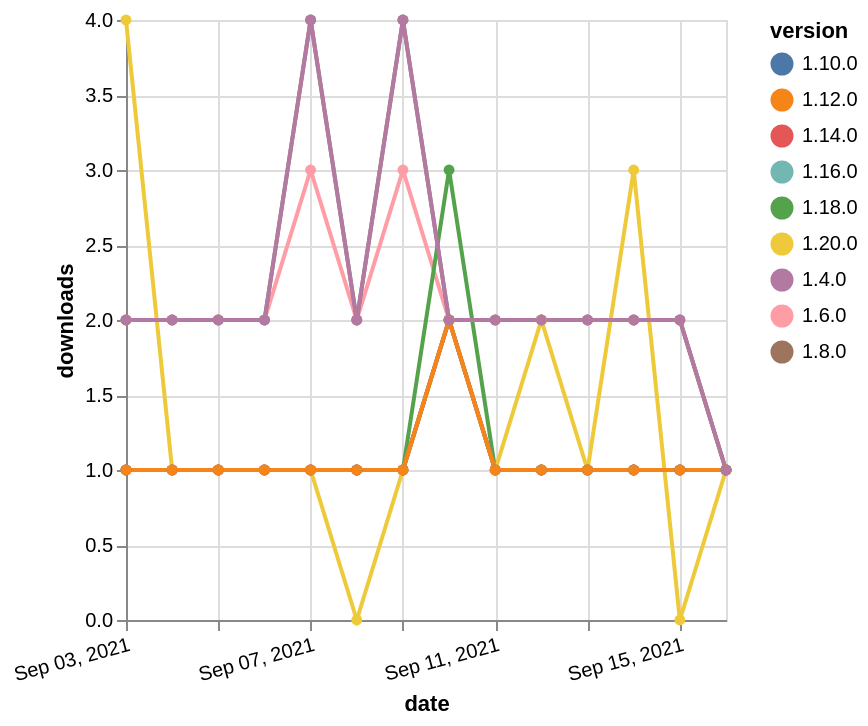

The specification (Vega-Lite) saved for this image:
### Vega-Lite specification from a JSON file in a GitHub repository (floating-point values rounded to 4 significant figures)
{"$schema": "https://vega.github.io/schema/vega-lite/v5.json", "description": "A simple bar chart with embedded data.", "data": {"values": [{"date": "2021-09-03", "total": 2574, "delta": 2, "version": "1.6.0"}, {"date": "2021-09-04", "total": 2576, "delta": 2, "version": "1.6.0"}, {"date": "2021-09-05", "total": 2578, "delta": 2, "version": "1.6.0"}, {"date": "2021-09-06", "total": 2580, "delta": 2, "version": "1.6.0"}, {"date": "2021-09-07", "total": 2583, "delta": 3, "version": "1.6.0"}, {"date": "2021-09-08", "total": 2585, "delta": 2, "version": "1.6.0"}, {"date": "2021-09-09", "total": 2588, "delta": 3, "version": "1.6.0"}, {"date": "2021-09-10", "total": 2590, "delta": 2, "version": "1.6.0"}, {"date": "2021-09-11", "total": 2592, "delta": 2, "version": "1.6.0"}, {"date": "2021-09-12", "total": 2594, "delta": 2, "version": "1.6.0"}, {"date": "2021-09-13", "total": 2596, "delta": 2, "version": "1.6.0"}, {"date": "2021-09-14", "total": 2598, "delta": 2, "version": "1.6.0"}, {"date": "2021-09-15", "total": 2600, "delta": 2, "version": "1.6.0"}, {"date": "2021-09-16", "total": 2601, "delta": 1, "version": "1.6.0"}, {"date": "2021-09-03", "total": 197, "delta": 1, "version": "1.18.0"}, {"date": "2021-09-04", "total": 198, "delta": 1, "version": "1.18.0"}, {"date": "2021-09-05", "total": 199, "delta": 1, "version": "1.18.0"}, {"date": "2021-09-06", "total": 200, "delta": 1, "version": "1.18.0"}, {"date": "2021-09-07", "total": 201, "delta": 1, "version": "1.18.0"}, {"date": "2021-09-08", "total": 202, "delta": 1, "version": "1.18.0"}, {"date": "2021-09-09", "total": 203, "delta": 1, "version": "1.18.0"}, {"date": "2021-09-10", "total": 206, "delta": 3, "version": "1.18.0"}, {"date": "2021-09-11", "total": 207, "delta": 1, "version": "1.18.0"}, {"date": "2021-09-12", "total": 208, "delta": 1, "version": "1.18.0"}, {"date": "2021-09-13", "total": 209, "delta": 1, "version": "1.18.0"}, {"date": "2021-09-14", "total": 210, "delta": 1, "version": "1.18.0"}, {"date": "2021-09-15", "total": 211, "delta": 1, "version": "1.18.0"}, {"date": "2021-09-16", "total": 212, "delta": 1, "version": "1.18.0"}, {"date": "2021-09-03", "total": 2482, "delta": 2, "version": "1.8.0"}, {"date": "2021-09-04", "total": 2484, "delta": 2, "version": "1.8.0"}, {"date": "2021-09-05", "total": 2486, "delta": 2, "version": "1.8.0"}, {"date": "2021-09-06", "total": 2488, "delta": 2, "version": "1.8.0"}, {"date": "2021-09-07", "total": 2492, "delta": 4, "version": "1.8.0"}, {"date": "2021-09-08", "total": 2494, "delta": 2, "version": "1.8.0"}, {"date": "2021-09-09", "total": 2498, "delta": 4, "version": "1.8.0"}, {"date": "2021-09-10", "total": 2500, "delta": 2, "version": "1.8.0"}, {"date": "2021-09-11", "total": 2502, "delta": 2, "version": "1.8.0"}, {"date": "2021-09-12", "total": 2504, "delta": 2, "version": "1.8.0"}, {"date": "2021-09-13", "total": 2506, "delta": 2, "version": "1.8.0"}, {"date": "2021-09-14", "total": 2508, "delta": 2, "version": "1.8.0"}, {"date": "2021-09-15", "total": 2510, "delta": 2, "version": "1.8.0"}, {"date": "2021-09-16", "total": 2511, "delta": 1, "version": "1.8.0"}, {"date": "2021-09-03", "total": 243, "delta": 1, "version": "1.10.0"}, {"date": "2021-09-04", "total": 244, "delta": 1, "version": "1.10.0"}, {"date": "2021-09-05", "total": 245, "delta": 1, "version": "1.10.0"}, {"date": "2021-09-06", "total": 246, "delta": 1, "version": "1.10.0"}, {"date": "2021-09-07", "total": 247, "delta": 1, "version": "1.10.0"}, {"date": "2021-09-08", "total": 248, "delta": 1, "version": "1.10.0"}, {"date": "2021-09-09", "total": 249, "delta": 1, "version": "1.10.0"}, {"date": "2021-09-10", "total": 251, "delta": 2, "version": "1.10.0"}, {"date": "2021-09-11", "total": 252, "delta": 1, "version": "1.10.0"}, {"date": "2021-09-12", "total": 253, "delta": 1, "version": "1.10.0"}, {"date": "2021-09-13", "total": 254, "delta": 1, "version": "1.10.0"}, {"date": "2021-09-14", "total": 255, "delta": 1, "version": "1.10.0"}, {"date": "2021-09-15", "total": 256, "delta": 1, "version": "1.10.0"}, {"date": "2021-09-16", "total": 257, "delta": 1, "version": "1.10.0"}, {"date": "2021-09-03", "total": 124, "delta": 4, "version": "1.20.0"}, {"date": "2021-09-04", "total": 125, "delta": 1, "version": "1.20.0"}, {"date": "2021-09-05", "total": 126, "delta": 1, "version": "1.20.0"}, {"date": "2021-09-06", "total": 127, "delta": 1, "version": "1.20.0"}, {"date": "2021-09-07", "total": 128, "delta": 1, "version": "1.20.0"}, {"date": "2021-09-08", "total": 128, "delta": 0, "version": "1.20.0"}, {"date": "2021-09-09", "total": 129, "delta": 1, "version": "1.20.0"}, {"date": "2021-09-10", "total": 131, "delta": 2, "version": "1.20.0"}, {"date": "2021-09-11", "total": 132, "delta": 1, "version": "1.20.0"}, {"date": "2021-09-12", "total": 134, "delta": 2, "version": "1.20.0"}, {"date": "2021-09-13", "total": 135, "delta": 1, "version": "1.20.0"}, {"date": "2021-09-14", "total": 138, "delta": 3, "version": "1.20.0"}, {"date": "2021-09-15", "total": 138, "delta": 0, "version": "1.20.0"}, {"date": "2021-09-16", "total": 139, "delta": 1, "version": "1.20.0"}, {"date": "2021-09-03", "total": 169, "delta": 1, "version": "1.16.0"}, {"date": "2021-09-04", "total": 170, "delta": 1, "version": "1.16.0"}, {"date": "2021-09-05", "total": 171, "delta": 1, "version": "1.16.0"}, {"date": "2021-09-06", "total": 172, "delta": 1, "version": "1.16.0"}, {"date": "2021-09-07", "total": 173, "delta": 1, "version": "1.16.0"}, {"date": "2021-09-08", "total": 174, "delta": 1, "version": "1.16.0"}, {"date": "2021-09-09", "total": 175, "delta": 1, "version": "1.16.0"}, {"date": "2021-09-10", "total": 177, "delta": 2, "version": "1.16.0"}, {"date": "2021-09-11", "total": 178, "delta": 1, "version": "1.16.0"}, {"date": "2021-09-12", "total": 179, "delta": 1, "version": "1.16.0"}, {"date": "2021-09-13", "total": 180, "delta": 1, "version": "1.16.0"}, {"date": "2021-09-14", "total": 181, "delta": 1, "version": "1.16.0"}, {"date": "2021-09-15", "total": 182, "delta": 1, "version": "1.16.0"}, {"date": "2021-09-16", "total": 183, "delta": 1, "version": "1.16.0"}, {"date": "2021-09-03", "total": 190, "delta": 1, "version": "1.14.0"}, {"date": "2021-09-04", "total": 191, "delta": 1, "version": "1.14.0"}, {"date": "2021-09-05", "total": 192, "delta": 1, "version": "1.14.0"}, {"date": "2021-09-06", "total": 193, "delta": 1, "version": "1.14.0"}, {"date": "2021-09-07", "total": 194, "delta": 1, "version": "1.14.0"}, {"date": "2021-09-08", "total": 195, "delta": 1, "version": "1.14.0"}, {"date": "2021-09-09", "total": 196, "delta": 1, "version": "1.14.0"}, {"date": "2021-09-10", "total": 198, "delta": 2, "version": "1.14.0"}, {"date": "2021-09-11", "total": 199, "delta": 1, "version": "1.14.0"}, {"date": "2021-09-12", "total": 200, "delta": 1, "version": "1.14.0"}, {"date": "2021-09-13", "total": 201, "delta": 1, "version": "1.14.0"}, {"date": "2021-09-14", "total": 202, "delta": 1, "version": "1.14.0"}, {"date": "2021-09-15", "total": 203, "delta": 1, "version": "1.14.0"}, {"date": "2021-09-16", "total": 204, "delta": 1, "version": "1.14.0"}, {"date": "2021-09-03", "total": 195, "delta": 1, "version": "1.12.0"}, {"date": "2021-09-04", "total": 196, "delta": 1, "version": "1.12.0"}, {"date": "2021-09-05", "total": 197, "delta": 1, "version": "1.12.0"}, {"date": "2021-09-06", "total": 198, "delta": 1, "version": "1.12.0"}, {"date": "2021-09-07", "total": 199, "delta": 1, "version": "1.12.0"}, {"date": "2021-09-08", "total": 200, "delta": 1, "version": "1.12.0"}, {"date": "2021-09-09", "total": 201, "delta": 1, "version": "1.12.0"}, {"date": "2021-09-10", "total": 203, "delta": 2, "version": "1.12.0"}, {"date": "2021-09-11", "total": 204, "delta": 1, "version": "1.12.0"}, {"date": "2021-09-12", "total": 205, "delta": 1, "version": "1.12.0"}, {"date": "2021-09-13", "total": 206, "delta": 1, "version": "1.12.0"}, {"date": "2021-09-14", "total": 207, "delta": 1, "version": "1.12.0"}, {"date": "2021-09-15", "total": 208, "delta": 1, "version": "1.12.0"}, {"date": "2021-09-16", "total": 209, "delta": 1, "version": "1.12.0"}, {"date": "2021-09-03", "total": 3072, "delta": 2, "version": "1.4.0"}, {"date": "2021-09-04", "total": 3074, "delta": 2, "version": "1.4.0"}, {"date": "2021-09-05", "total": 3076, "delta": 2, "version": "1.4.0"}, {"date": "2021-09-06", "total": 3078, "delta": 2, "version": "1.4.0"}, {"date": "2021-09-07", "total": 3082, "delta": 4, "version": "1.4.0"}, {"date": "2021-09-08", "total": 3084, "delta": 2, "version": "1.4.0"}, {"date": "2021-09-09", "total": 3088, "delta": 4, "version": "1.4.0"}, {"date": "2021-09-10", "total": 3090, "delta": 2, "version": "1.4.0"}, {"date": "2021-09-11", "total": 3092, "delta": 2, "version": "1.4.0"}, {"date": "2021-09-12", "total": 3094, "delta": 2, "version": "1.4.0"}, {"date": "2021-09-13", "total": 3096, "delta": 2, "version": "1.4.0"}, {"date": "2021-09-14", "total": 3098, "delta": 2, "version": "1.4.0"}, {"date": "2021-09-15", "total": 3100, "delta": 2, "version": "1.4.0"}, {"date": "2021-09-16", "total": 3101, "delta": 1, "version": "1.4.0"}]}, "width": "container", "mark": {"type": "line", "point": {"filled": true}}, "encoding": {"x": {"field": "date", "type": "temporal", "timeUnit": "yearmonthdate", "title": "date", "axis": {"labelAngle": -15}}, "y": {"field": "delta", "type": "quantitative", "title": "downloads"}, "color": {"field": "version", "type": "nominal"}, "tooltip": {"field": "delta"}}}
